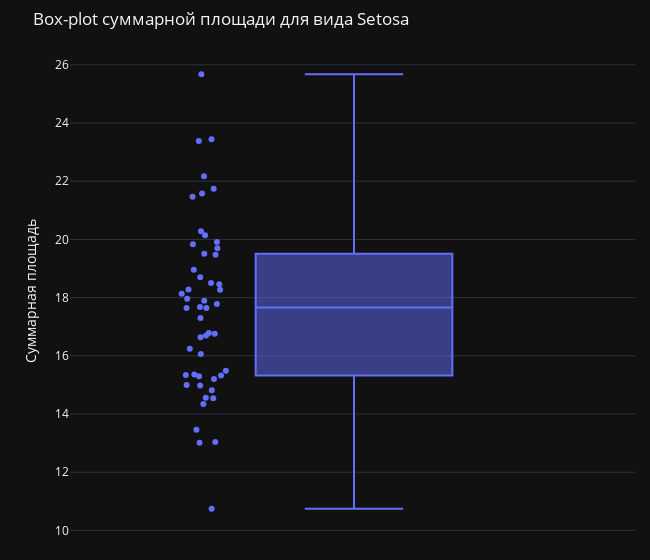

This figure's notebook cell:
### Markdown cell above
##### Box-plot суммарной площади

### Code cell
fig = px.box(setosa_data, y='Sum.Square',
             labels={
                 'Sum.Square': 'Суммарная площадь'
             },
             points='all',
             title='Box-plot суммарной площади для вида Setosa',
             template=theme,
             width=650)
fig.update_layout(margin=dict(l=70, r=15, b=10, t=50), 
                  boxgap=0.5)
fig.show()

### Figure 1 — Plotly figure (JSON) as saved in the notebook; plotly's stock layout.template omitted (floating-point values rounded to 4 significant figures)
{"data": [{"alignmentgroup": "True", "boxpoints": "all", "hovertemplate": "Суммарная площадь=%{y}<extra></extra>", "legendgroup": "", "marker": {"color": "#636efa"}, "name": "", "notched": false, "offsetgroup": "", "orientation": "v", "showlegend": false, "type": "box", "x0": " ", "xaxis": "x", "y": [18.13, 14.98, 15.3, 14.56, 18.28, 21.74, 16.06, 17.3, 13.04, 15.34, 20.28, 16.64, 14.54, 13.01, 23.44, 25.68, 21.58, 18.27, 22.17, 19.83, 18.7, 19.47, 16.76, 17.68, 16.7, 15.32, 17.64, 18.5, 17.96, 15.36, 15.2, 18.96, 21.47, 23.38, 15.49, 16.24, 19.51, 17.78, 13.46, 17.64, 17.89, 10.74, 14.34, 18.46, 20.14, 14.82, 19.7, 15.0, 19.91, 16.78], "y0": " ", "yaxis": "y"}], "layout": {"boxgap": 0.5, "boxmode": "group", "legend": {"tracegroupgap": 0}, "margin": {"b": 10, "l": 70, "r": 15, "t": 50}, "title": {"text": "Box-plot суммарной площади для вида Setosa"}, "width": 650, "xaxis": {"anchor": "y", "domain": [0, 1]}, "yaxis": {"anchor": "x", "domain": [0, 1], "title": {"text": "Суммарная площадь"}}}}
